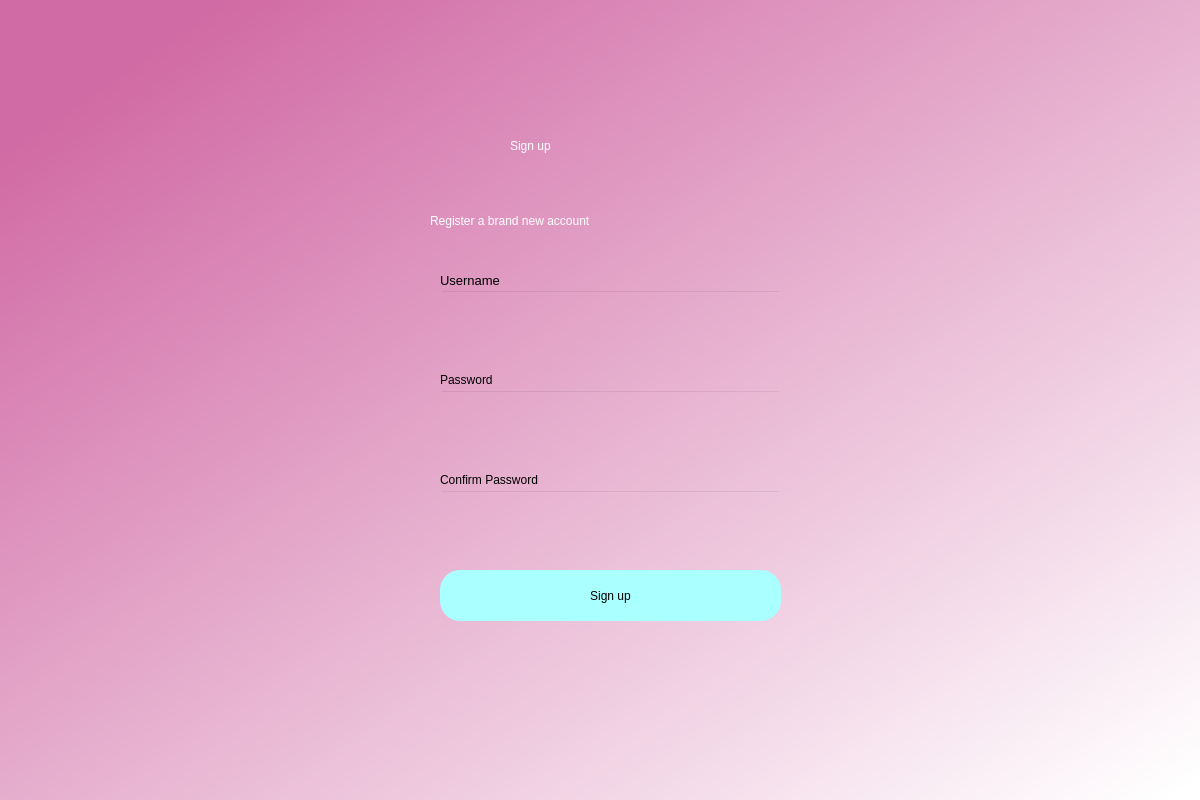
<?xml version="1.0" encoding="UTF-8"?>
<ui version="4.0">
 <class>Dialog</class>
 <widget class="QDialog" name="Dialog">
  <property name="geometry">
   <rect>
    <x>0</x>
    <y>0</y>
    <width>1200</width>
    <height>800</height>
   </rect>
  </property>
  <property name="windowTitle">
   <string>Dialog</string>
  </property>
  <widget class="QWidget" name="bgwidget" native="true">
   <property name="geometry">
    <rect>
     <x>0</x>
     <y>0</y>
     <width>1201</width>
     <height>801</height>
    </rect>
   </property>
   <property name="styleSheet">
    <string notr="true">QWidget#bgwidget{
background-color:qlineargradient(spread:pad, x1:0.091, y1:0.101636, x2:0.991379, y2:0.977, stop:0 rgba(209, 107, 165, 255), stop:1 rgba(255, 255, 255, 255));}</string>
   </property>
   <widget class="QLabel" name="label">
    <property name="geometry">
     <rect>
      <x>510</x>
      <y>110</y>
      <width>211</width>
      <height>71</height>
     </rect>
    </property>
    <property name="styleSheet">
     <string notr="true">font: 36pt &quot;MS Shell Dlg 2&quot;; color:rgb(255, 255, 255)</string>
    </property>
    <property name="text">
     <string>Sign up</string>
    </property>
   </widget>
   <widget class="QLabel" name="label_2">
    <property name="geometry">
     <rect>
      <x>430</x>
      <y>200</y>
      <width>381</width>
      <height>41</height>
     </rect>
    </property>
    <property name="styleSheet">
     <string notr="true">font: 16pt &quot;MS Shell Dlg 2&quot;;color:rgb(255, 255, 255)</string>
    </property>
    <property name="text">
     <string>Register a brand new account</string>
    </property>
   </widget>
   <widget class="QPushButton" name="signup">
    <property name="geometry">
     <rect>
      <x>440</x>
      <y>570</y>
      <width>341</width>
      <height>51</height>
     </rect>
    </property>
    <property name="styleSheet">
     <string notr="true">border-radius:20px;
background-color: rgb(170, 255, 255);
font: 14pt &quot;MS Shell Dlg 2&quot;;</string>
    </property>
    <property name="text">
     <string>Sign up</string>
    </property>
   </widget>
   <widget class="QLineEdit" name="emailfield">
    <property name="geometry">
     <rect>
      <x>440</x>
      <y>290</y>
      <width>341</width>
      <height>51</height>
     </rect>
    </property>
    <property name="styleSheet">
     <string notr="true">background-color:rgba(0,0,0,0);
font: 12pt &quot;MS Shell Dlg 2&quot;;</string>
    </property>
   </widget>
   <widget class="QLineEdit" name="passwordfield">
    <property name="geometry">
     <rect>
      <x>440</x>
      <y>390</y>
      <width>341</width>
      <height>51</height>
     </rect>
    </property>
    <property name="styleSheet">
     <string notr="true">background-color:rgba(0,0,0,0);
font: 12pt &quot;MS Shell Dlg 2&quot;;</string>
    </property>
   </widget>
   <widget class="QLabel" name="label_3">
    <property name="geometry">
     <rect>
      <x>440</x>
      <y>270</y>
      <width>81</width>
      <height>20</height>
     </rect>
    </property>
    <property name="font">
     <font>
      <family>MS Shell Dlg 2</family>
      <pointsize>10</pointsize>
      <weight>50</weight>
      <italic>false</italic>
      <bold>false</bold>
     </font>
    </property>
    <property name="styleSheet">
     <string notr="true">font: 10pt &quot;MS Shell Dlg 2&quot;;</string>
    </property>
    <property name="text">
     <string>Username</string>
    </property>
   </widget>
   <widget class="QLabel" name="label_4">
    <property name="geometry">
     <rect>
      <x>440</x>
      <y>370</y>
      <width>81</width>
      <height>20</height>
     </rect>
    </property>
    <property name="styleSheet">
     <string notr="true">font: 10pt &quot;MS Shell Dlg 2&quot;;</string>
    </property>
    <property name="text">
     <string>Password</string>
    </property>
   </widget>
   <widget class="QLabel" name="error">
    <property name="geometry">
     <rect>
      <x>440</x>
      <y>540</y>
      <width>341</width>
      <height>20</height>
     </rect>
    </property>
    <property name="styleSheet">
     <string notr="true">font: 12pt &quot;MS Shell Dlg 2&quot;; color:red;</string>
    </property>
    <property name="text">
     <string/>
    </property>
   </widget>
   <widget class="QLabel" name="label_5">
    <property name="geometry">
     <rect>
      <x>440</x>
      <y>470</y>
      <width>141</width>
      <height>20</height>
     </rect>
    </property>
    <property name="styleSheet">
     <string notr="true">font: 10pt &quot;MS Shell Dlg 2&quot;;</string>
    </property>
    <property name="text">
     <string>Confirm Password</string>
    </property>
   </widget>
   <widget class="QLineEdit" name="confirmpasswordfield">
    <property name="geometry">
     <rect>
      <x>440</x>
      <y>490</y>
      <width>341</width>
      <height>51</height>
     </rect>
    </property>
    <property name="styleSheet">
     <string notr="true">background-color:rgba(0,0,0,0);
font: 12pt &quot;MS Shell Dlg 2&quot;;</string>
    </property>
   </widget>
  </widget>
 </widget>
 <resources/>
 <connections/>
</ui>
